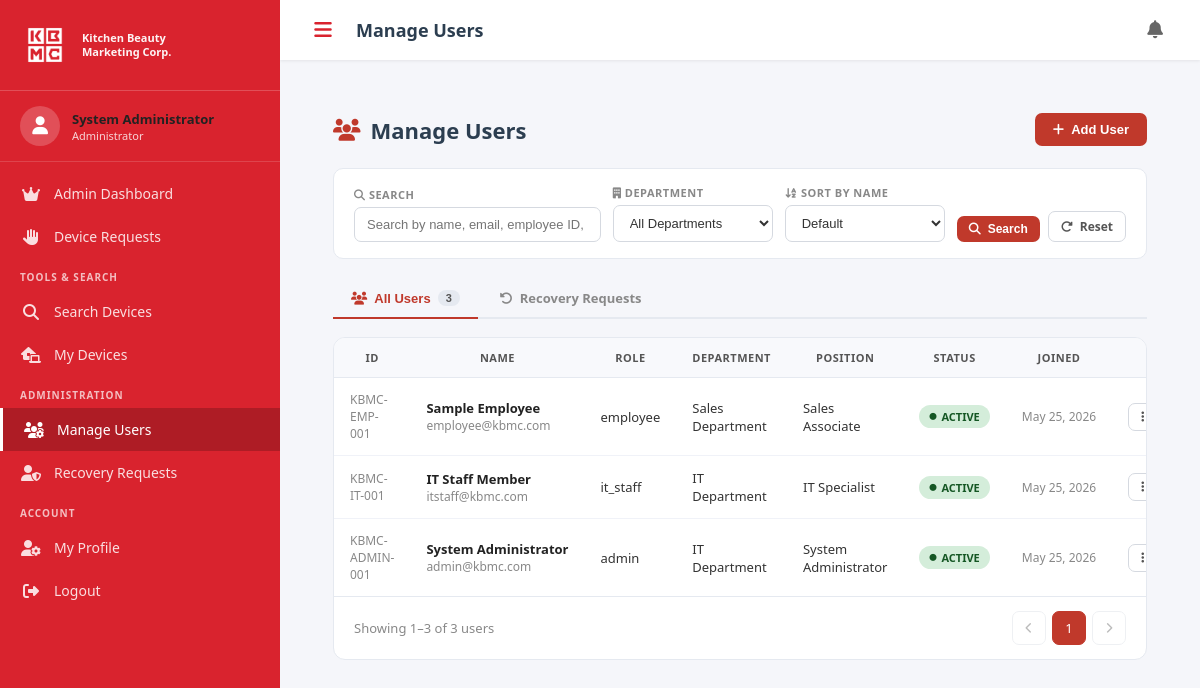
/users.php (signed in), run on the app's committed database.
### tables this page shows
CREATE TABLE users (
    id INT AUTO_INCREMENT PRIMARY KEY,
    employee_id VARCHAR(50) UNIQUE NOT NULL,
    full_name VARCHAR(100) NOT NULL,
    email VARCHAR(100) UNIQUE NOT NULL,
    password VARCHAR(255) NOT NULL,
    role ENUM('admin', 'it_staff', 'employee') DEFAULT 'employee',
    department VARCHAR(100),
    position VARCHAR(100),
    phone VARCHAR(20),
    profile_image VARCHAR(255),
    status ENUM('active', 'inactive') DEFAULT 'active',
    failed_logins INT DEFAULT 0,
    last_failed_attempt TIMESTAMP NULL,
    locked_until TIMESTAMP NULL,
    created_at TIMESTAMP DEFAULT CURRENT_TIMESTAMP,
    updated_at TIMESTAMP DEFAULT CURRENT_TIMESTAMP ON UPDATE CURRENT_TIMESTAMP
);

### includes/functions.php (called while the page is built, shortened)
<?php
require_once __DIR__ . '/config.php';
function hasRole($role) {
    return isset($_SESSION['role']) && $_SESSION['role'] === $role;
}
function getUserInfo($userId) {
    global $pdo;
    $stmt = $pdo->prepare("SELECT * FROM users WHERE id = ?");
    $stmt->execute([$userId]);
    return $stmt->fetch();
}
function getNotifications($userId, $limit = 5) {
    global $pdo;
    $userStmt = $pdo->prepare("SELECT role FROM users WHERE id = ?");
    $userStmt->execute([$userId]);
    $user = $userStmt->fetch();
    $userRole = $user['role'] ?? 'employee';
    if ($userRole === 'it_staff') {
        $stmt = $pdo->prepare("SELECT * FROM notifications WHERE user_id = ? ORDER BY created_at DESC LIMIT ?");
        $stmt->execute([$userId, $limit]);
    }
    else if ($userRole === 'admin') {
        $adminTypes = [
            'audit_reminder',
            'user_approval_pending',
            'user_approval_requested',
            'request_approved',
            'request_rejected',
            'account_recovery_requested',
            'account_recovery_approved',
            'account_recovery_rejected',
            'it_user_created',
            'it_user_security_granted'
        ];
        $placeholders = implode(',', array_fill(0, count($adminTypes), '?'));
        $stmt = $pdo->prepare("SELECT * FROM notifications WHERE user_id = ? AND type IN ($placeholders) ORDER BY created_at DESC LIMIT ?");
        $params = [$userId];
        foreach ($adminTypes as $type) {
            $params[] = $type;
        }
        $params[] = $limit;
        $stmt->execute($params);
    } else {
        $stmt = $pdo->prepare("SELECT * FROM notifications WHERE user_id = ? ORDER BY created_at DESC LIMIT ?");
        $stmt->execute([$userId, $limit]);
    }
    return $stmt->fetchAll();
}
function sanitize($input) {
    return htmlspecialchars(trim($input), ENT_QUOTES, 'UTF-8');
}

### includes/config.php (called while the page is built, shortened)
<?php
$role_names = [
    'admin'     => 'Administrator',
    'it_staff'  => 'IT Staff',
    'employee'  => 'Employee',
];

### users.php (the view, shortened to what this page needs)
<?php
$pageTitle = 'Manage Users';
require_once __DIR__ . '/includes/functions.php';
require_once __DIR__ . '/includes/header.php';
$search      = trim($_GET['search']     ?? '');
$dept_filter = trim($_GET['department'] ?? '');
$name_sort   = $_GET['name_sort']       ?? '';
$page     = max(1, (int)($_GET['page'] ?? 1));
$per_page = 25;
$offset   = ($page - 1) * $per_page;
$where  = "WHERE 1=1";
$params = [];
$order = "ORDER BY u.id DESC";
$countStmt = $pdo->prepare("SELECT COUNT(*) FROM users u $where");
$countStmt->execute($params);
$total_users = (int)$countStmt->fetchColumn();
$total_pages = max(1, (int)ceil($total_users / $per_page));
$page = min($page, $total_pages);
$stmt = $pdo->prepare("SELECT u.*, u.employee_id AS emp_id
                        FROM users u $where $order
                        LIMIT :limit OFFSET :offset");
$stmt->bindValue(':limit',  $per_page, PDO::PARAM_INT);
$stmt->bindValue(':offset', $offset,   PDO::PARAM_INT);
$stmt->execute();
$users = $stmt->fetchAll(PDO::FETCH_ASSOC);
?>
<div class="users-page">
    <div class="page-header">
        <h1><i class="fa fa-users" style="color:#c0392b"></i> Manage Users</h1>
        <button class="btn btn-primary" onclick="openModal('addUserModal')">
            <i class="fa fa-plus"></i> Add User
        </button>
    </div>
    <form method="GET" action="users.php" id="filterForm">
        <div class="filter-bar">
            <div class="fg" style="flex:2">
                <label><i class="fa fa-magnifying-glass"></i> Search</label>
                <input type="text" name="search"
                       value="<?= htmlspecialchars($search) ?>"
                       placeholder="Search by name, email, employee ID, department…">
            </div>
            <div class="fg">
                <label><i class="fa fa-building"></i> Department</label>
                <select name="department">
                    <option value="">All Departments</option>
                </select>
            </div>
            <div class="fg">
                <label><i class="fa fa-arrow-down-a-z"></i> Sort by Name</label>
                <select name="name_sort">
                    <option value=""     <?= $name_sort === ''     ? 'selected' : '' ?>>Default</option>
                </select>
            </div>
            <div class="fg-actions">
                <button type="submit" class="btn btn-primary btn-sm">
                    <i class="fa fa-magnifying-glass"></i> Search
                </button>
                <a href="users.php" class="btn btn-outline btn-sm">
                    <i class="fa fa-rotate-right"></i> Reset
                </a>
            </div>
        </div>
    </form>
    <div class="u-tabs">
        <button class="u-tab active">
            <i class="fa fa-users"></i> All Users
            <span class="u-tab-count"><?= $total_users ?></span>
        </button>
        <a href="recovery_requests.php" class="u-tab">
            <i class="fa fa-rotate-left"></i> Recovery Requests
        </a>
    </div>
    <div class="u-card">
        <div class="table-wrap">
            <?php if (empty($users)): ?>
            <div class="empty-state">
                <i class="fa fa-users-slash"></i>
                <p>No users found matching your filters.</p>
            </div>
            <?php else: ?>
            <table class="u-table">
                <thead>
                    <tr>
                        <th>ID</th>
                        <th>Name</th>
                        <th>Role</th>
                        <th>Department</th>
                        <th>Position</th>
                        <th>Status</th>
                        <th>Joined</th>
                        <th>Actions</th>
                    </tr>
                </thead>
                <tbody>
                    <?php foreach ($users as $u): ?>
                    <tr>
                        <td style="color:#888;font-size:12px">
                            <?= htmlspecialchars($u['employee_id'] ?? $u['id']) ?>
                        </td>
                        <td>
                            <div class="user-name"><?= htmlspecialchars($u['full_name']) ?></div>
                            <div class="user-email"><?= htmlspecialchars($u['email']) ?></div>
                        </td>
                        <td><?= htmlspecialchars($u['role'] ?? '—') ?></td>
                        <td><?= htmlspecialchars($u['department'] ?? '—') ?></td>
                        <td><?= htmlspecialchars($u['position'] ?? '—') ?></td>
                        <td>
                            <?php $st = strtolower($u['status'] ?? 'active'); ?>
                            <span class="badge-status badge-<?= $st ?>">
                                <i class="fa fa-circle" style="font-size:7px"></i>
                                <?= strtoupper($st) ?>
                            </span>
                        </td>
                        <td style="color:#888;font-size:12px;white-space:nowrap">
                            <?= isset($u['created_at']) ? date('M d, Y', strtotime($u['created_at'])) : '—' ?>
                        </td>
                        <td style="white-space:nowrap">
                            <div class="action-wrap" id="aw-<?= $u['id'] ?>">
                                <button class="action-trigger"
                                        onclick="toggleActionMenu('aw-<?= $u['id'] ?>')">
                                    <i class="fa fa-ellipsis-vertical"></i> Actions
                                </button>
                            </div>
                        </td>
                    </tr>
                    <?php endforeach; ?>
                </tbody>
            </table>
            <?php
            $pq = http_build_query(array_filter([
                'search'     => $search,
                'department' => $dept_filter,
                'name_sort'  => $name_sort,
            ]));
            $pq    = $pq ? '&' . $pq : '';
            $start = $offset + 1;
            $end   = min($offset + $per_page, $total_users);
            ?>
            <div class="u-pagination">
                <span class="pagination-info">
                    Showing <?= $start ?>–<?= $end ?> of <?= $total_users ?> users
                </span>
                <div class="pagination-btns">
                    <a href="?page=<?= $page - 1 . $pq ?>"
                       class="pg-btn <?= $page <= 1 ? 'disabled' : '' ?>">
                        <i class="fa fa-chevron-left" style="font-size:11px"></i>
                    </a>
                    <?php
                    $range_start = max(1, $page - 2);
                    $range_end   = min($total_pages, $page + 2);
                    for ($p = $range_start; $p <= $range_end; $p++):
                    ?>
                        <a href="?page=<?= $p . $pq ?>"
                           class="pg-btn <?= $p === $page ? 'active' : '' ?>">
                            <?= $p ?>
                        </a>
                    <?php endfor;
                    ?>
                    <a href="?page=<?= $page + 1 . $pq ?>"
                       class="pg-btn <?= $page >= $total_pages ? 'disabled' : '' ?>">
                        <i class="fa fa-chevron-right" style="font-size:11px"></i>
                    </a>
                </div>
            </div>
            <?php endif; ?>
        </div>
    </div>
</div>
</main>
</div>
</body>
</html>

### includes/header.php (shortened to what this page needs)
<?php
require_once __DIR__ . '/functions.php';
$user = getUserInfo($_SESSION['user_id']);
$notifications = getNotifications($_SESSION['user_id'], 10);
$pageTitle = $pageTitle ?? 'KBMC Asset Management';
?>
<!DOCTYPE html>
<html lang="en">
<head>
    <link href="https://cdnjs.cloudflare.com/ajax/libs/font-awesome/6.5.1/css/all.min.css" rel="stylesheet">
    <link href="assets/css/style.css" rel="stylesheet">
</head>
<body>
    <aside class="sidebar" id="sidebar">
        <div class="sidebar-header">
            <div class="logo-container">
                <img src="assets/images/logo.png" alt="KBMC Logo" class="sidebar-logo-img">
            </div>
            <div class="company-name">
                Kitchen Beauty<br>Marketing Corp.
            </div>
        </div>
        <div class="sidebar-user">
            <div class="user-avatar">
                <i class="fas fa-user"></i>
            </div>
            <div class="user-info">
                <div class="user-name"><?php echo sanitize($user['full_name']); ?></div>
                <div class="user-role"><?php echo $role_names[$user['role']] ?? 'User'; ?></div>
            </div>
        </div>
        <nav class="sidebar-nav">
            <?php if (hasRole('admin')): ?>
            <a href="admin_dashboard.php" class="nav-item <?php echo basename($_SERVER['PHP_SELF']) == 'admin_dashboard.php' ? 'active' : ''; ?>">
                <i class="fas fa-crown"></i>
                <span>Admin Dashboard</span>
            </a>
            <?php endif; ?>
            <a href="requests.php" class="nav-item <?php echo basename($_SERVER['PHP_SELF']) == 'requests.php' ? 'active' : ''; ?>">
                <i class="fas fa-hand-paper"></i>
                <span>Device Requests</span>
            </a>
            <div class="nav-section">Tools & Search</div>
            <?php if (!hasRole('employee')): ?>
            <a href="device_search.php" class="nav-item <?php echo basename($_SERVER['PHP_SELF']) == 'device_search.php' ? 'active' : ''; ?>">
                <i class="fas fa-search"></i>
                <span>Search Devices</span>
            </a>
            <?php endif; ?>
            <a href="user_asset_dashboard.php" class="nav-item <?php echo basename($_SERVER['PHP_SELF']) == 'user_asset_dashboard.php' ? 'active' : ''; ?>">
                <i class="fas fa-laptop-house"></i>
                <span>My Devices</span>
            </a>
            <?php if (hasRole('admin')): ?>
            <div class="nav-section">Administration</div>
            <a href="users.php" class="nav-item <?php echo basename($_SERVER['PHP_SELF']) == 'users.php' ? 'active' : ''; ?>">
                <i class="fas fa-users-cog"></i>
                <span>Manage Users</span>
            </a>
            <a href="recovery_requests.php" class="nav-item">
                <i class="fas fa-user-shield"></i>
                <span>Recovery Requests</span>
            </a>
            <?php endif; ?>
            <div class="nav-section">Account</div>
            <a href="profile.php" class="nav-item <?php echo basename($_SERVER['PHP_SELF']) == 'profile.php' ? 'active' : ''; ?>">
                <i class="fas fa-user-cog"></i>
                <span>My Profile</span>
            </a>
            <a href="logout.php" class="nav-item">
                <i class="fas fa-sign-out-alt"></i>
                <span>Logout</span>
            </a>
        </nav>
    </aside>
    <div class="main-wrapper">
        <header class="top-header">
            <button class="menu-toggle" id="menuToggle">
                <i class="fas fa-bars"></i>
            </button>
            <div class="header-title"><?php echo sanitize($pageTitle); ?></div>
            <div class="header-actions">
                <div class="notification-dropdown">
                    <button class="notif-btn" id="notifToggle" type="button" onclick="
                        var dropdown = document.getElementById('notifDropdown');
                        if (dropdown) {
                            dropdown.classList.toggle('show');
                        }
                        return false;
                    ">
                        <i class="fas fa-bell"></i>
                    </button>
                </div>
            </div>
        </header>
        <main class="main-content">

### data on the page
users: full_name "System Administrator", role "Administrator", employee "KBMC-ADMIN-001", email "admin@kbmc.com", role "admin", department "IT Department", position "System Administrator", status "ACTIVE", created_at "May 25, 2026"
users: employee "KBMC-EMP-001", full_name "Sample Employee", email "employee@kbmc.com", role "employee", department "Sales Department", position "Sales Associate", status "ACTIVE", created_at "May 25, 2026"
users: employee "KBMC-IT-001", full_name "IT Staff Member", email "itstaff@kbmc.com", role "it_staff", department "IT Department", position "IT Specialist", status "ACTIVE", created_at "May 25, 2026"

### other printed values
$pageTitle "Manage Users"
$total_users "3"
$start "1"
$end "3"
